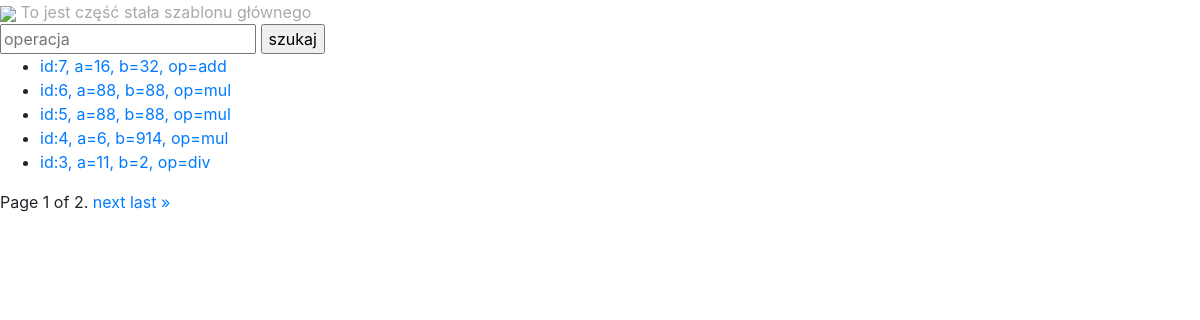
The page /maths/histories/ on the database as committed earlier.
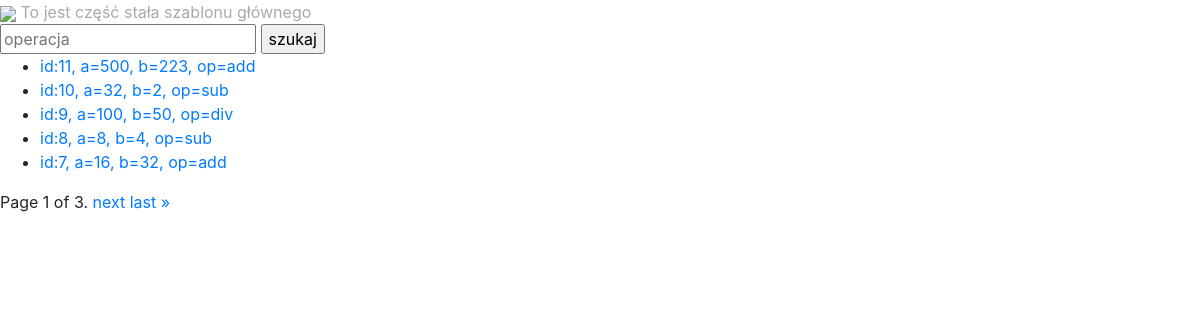
The same page on the database as committed later.
### maths/models.py (models this page shows)
class Math(models.Model):
    operation = models.CharField(max_length=5, choices=OPERATION_CHOICES)
    a = models.IntegerField()
    b = models.IntegerField()
    created = models.DateTimeField(auto_now_add=True)
    result = models.ForeignKey(
        'maths.Result',
        on_delete=models.CASCADE,
        null=True,
        blank=True
    )
    class Meta:
        ordering = ["-id"]
    def __str__(self):
        return f"id:{self.id}, a={self.a}, b={self.b}, op={self.operation}"

### maths/views.py (the view, shortened to what this page needs)
# urls.py: path('histories/', maths_list, name='list'),
def maths_list(request):
    if request.method == "GET":
        maths = Math.objects.all()
        paginator = Paginator(maths, 5)
        page_number = request.GET.get('page')
        maths = paginator.get_page(page_number)
    return render(
        request=request,
        template_name="maths/list.html",
        context={"maths": maths}
    )

### maths/templates/maths/list.html (shortened to what this page needs)
{% extends "maths/main.html" %}
{% block content %}
    <form method="POST">
        <input type="text" name="operation" id="operation" placeholder="operacja">
        <input type="submit" value="szukaj">
    </form>
   <ul>
       {% for m in maths %}
           <li><a href="{% url "maths:details" m.id %}">{{ m }}</a></li>
       {% endfor %}
   </ul>
    <div class="pagination">
    <span class="step-links">
       <span class="current">
           Page {{ maths.number }} of {{ maths.paginator.num_pages }}.
       </span>
       {% if maths.has_next %}
           <a href="?page={{ maths.next_page_number }}">next</a>
           <a href="?page={{ maths.paginator.num_pages }}">last »</a>
       {% endif %}
   </span>
   </div>
{% endblock %}

Rows that differ between the two databases and show on the page:
no longer on this page (row edited): Math: id+a+b "id:6, a=88, b=88, op=mul"
no longer on this page (row edited): Math: id+a+b "id:5, a=88, b=88, op=mul"
no longer on this page (row edited): Math: id+a+b "id:4, a=6, b=914, op=mul"
no longer on this page (row edited): Math: id+a+b "id:3, a=11, b=2, op=div"
added Math: id+a+b "id:11, a=500, b=223, op=add"
added Math: id+a+b "id:10, a=32, b=2, op=sub"
added Math: id+a+b "id:9, a=100, b=50, op=div"
added Math: id+a+b "id:8, a=8, b=4, op=sub"
Other text that changed with them:
{{ maths.paginator.num_pages }}: "2" → "3"
